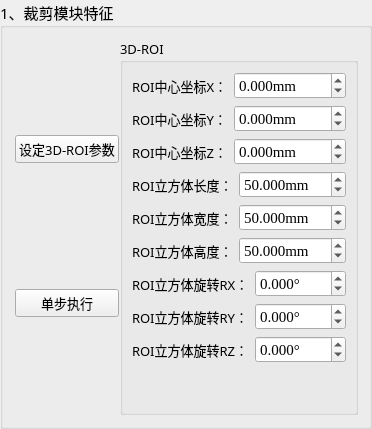
                   <widget class="QGroupBox" name="groupBox_8">
                    <property name="sizePolicy">
                     <sizepolicy hsizetype="Preferred" vsizetype="Preferred">
                      <horstretch>0</horstretch>
                      <verstretch>0</verstretch>
                     </sizepolicy>
                    </property>
                    <property name="font">
                     <font>
                      <family>微软雅黑</family>
                      <pointsize>11</pointsize>
                      <weight>50</weight>
                      <bold>false</bold>
                     </font>
                    </property>
                    <property name="title">
                     <string>1、裁剪模块特征</string>
                    </property>
                    <layout class="QGridLayout" name="gridLayout_4">
                     <item row="0" column="0">
                      <layout class="QHBoxLayout" name="horizontalLayout_12" stretch="1,3">
                       <property name="spacing">
                        <number>1</number>
                       </property>
                       <item>
                        <layout class="QVBoxLayout" name="verticalLayout_4" stretch="0,2">
                         <property name="spacing">
                          <number>30</number>
                         </property>
                         <property name="leftMargin">
                          <number>1</number>
                         </property>
                         <property name="topMargin">
                          <number>0</number>
                         </property>
                         <property name="bottomMargin">
                          <number>0</number>
                         </property>
                         <item>
                          <widget class="QPushButton" name="pBtn_PickCropModulePoint">
                           <property name="font">
                            <font>
                             <family>微软雅黑</family>
                             <pointsize>10</pointsize>
                             <weight>50</weight>
                             <bold>false</bold>
                            </font>
                           </property>
                           <property name="toolTip">
                            <string>按shift+鼠标左键点击，可选取ROI中心坐标，长宽高可实时设置观察得到最佳值，旋转角度参考点云原点坐标系。</string>
                           </property>
                           <property name="text">
                            <string>设定3D-ROI参数</string>
                           </property>
                          </widget>
                         </item>
                         <item>
                          <widget class="QPushButton" name="pBtn_RunCropModule">
                           <property name="font">
                            <font>
                             <family>微软雅黑</family>
                             <pointsize>10</pointsize>
                             <weight>50</weight>
                             <bold>false</bold>
                            </font>
                           </property>
                           <property name="text">
                            <string>单步执行</string>
                           </property>
                          </widget>
                         </item>
                        </layout>
                       </item>
                       <item>
                        <widget class="QGroupBox" name="groupBox">
                         <property name="font">
                          <font>
                           <family>微软雅黑</family>
                           <pointsize>10</pointsize>
                           <weight>50</weight>
                           <bold>false</bold>
                          </font>
                         </property>
                         <property name="title">
                          <string>3D-ROI</string>
                         </property>
                         <layout class="QGridLayout" name="gridLayout_3">
                          <item row="0" column="0">
                           <layout class="QVBoxLayout" name="verticalLayout_13">
                            <item>
                             <layout class="QVBoxLayout" name="verticalLayout_12">
                              <item>
                               <layout class="QHBoxLayout" name="horizontalLayout">
                                <item>
                                 <widget class="QLabel" name="label_2">
                                  <property name="font">
                                   <font>
                                    <family>微软雅黑</family>
                                    <pointsize>10</pointsize>
                                    <weight>50</weight>
                                    <bold>false</bold>
                                   </font>
                                  </property>
                                  <property name="text">
                                   <string>ROI中心坐标X：</string>
                                  </property>
                                 </widget>
                                </item>
                                <item>
                                 <widget class="QDoubleSpinBox" name="dSpB_ROI_CenterX">
                                  <property name="font">
                                   <font>
                                    <family>Times New Roman</family>
                                    <pointsize>11</pointsize>
                                    <weight>50</weight>
                                    <italic>false</italic>
                                    <bold>false</bold>
                                   </font>
                                  </property>
                                  <property name="suffix">
                                   <string>mm</string>
                                  </property>
                                  <property name="decimals">
                                   <number>3</number>
                                  </property>
                                  <property name="minimum">
                                   <double>-9999.998999999999796</double>
                                  </property>
                                  <property name="maximum">
                                   <double>9999.998999999999796</double>
                                  </property>
                                  <property name="singleStep">
                                   <double>0.100000000000000</double>
                                  </property>
                                  <property name="stepType">
                                   <enum>QAbstractSpinBox::DefaultStepType</enum>
                                  </property>
                                  <property name="value">
                                   <double>0.000000000000000</double>
                                  </property>
                                 </widget>
                                </item>
                               </layout>
                              </item>
                              <item>
                               <layout class="QHBoxLayout" name="horizontalLayout_2">
                                <item>
                                 <widget class="QLabel" name="label_3">
                                  <property name="font">
                                   <font>
                                    <family>微软雅黑</family>
                                    <pointsize>10</pointsize>
                                    <weight>50</weight>
                                    <bold>false</bold>
                                   </font>
                                  </property>
                                  <property name="text">
                                   <string>ROI中心坐标Y：</string>
                                  </property>
                                 </widget>
                                </item>
                                <item>
                                 <widget class="QDoubleSpinBox" name="dSpB_ROI_CenterY">
                                  <property name="font">
                                   <font>
                                    <family>Times New Roman</family>
                                    <pointsize>11</pointsize>
                                    <weight>50</weight>
                                    <italic>false</italic>
                                    <bold>false</bold>
                                   </font>
                                  </property>
                                  <property name="suffix">
                                   <string>mm</string>
                                  </property>
                                  <property name="decimals">
                                   <number>3</number>
                                  </property>
                                  <property name="minimum">
                                   <double>-9999.998999999999796</double>
                                  </property>
                                  <property name="maximum">
                                   <double>9999.998999999999796</double>
                                  </property>
                                  <property name="singleStep">
                                   <double>0.100000000000000</double>
                                  </property>
                                  <property name="stepType">
                                   <enum>QAbstractSpinBox::DefaultStepType</enum>
                                  </property>
                                  <property name="value">
                                   <double>0.000000000000000</double>
                                  </property>
                                 </widget>
                                </item>
                               </layout>
                              </item>
                              <item>
                               <layout class="QHBoxLayout" name="horizontalLayout_3">
                                <item>
                                 <widget class="QLabel" name="label_4">
                                  <property name="font">
                                   <font>
                                    <family>微软雅黑</family>
                                    <pointsize>10</pointsize>
                                    <weight>50</weight>
                                    <bold>false</bold>
                                   </font>
                                  </property>
                                  <property name="text">
                                   <string>ROI中心坐标Z：</string>
                                  </property>
                                 </widget>
                                </item>
                                <item>
                                 <widget class="QDoubleSpinBox" name="dSpB_ROI_CenterZ">
                                  <property name="font">
                                   <font>
                                    <family>Times New Roman</family>
                                    <pointsize>11</pointsize>
                                    <weight>50</weight>
                                    <italic>false</italic>
                                    <bold>false</bold>
                                   </font>
                                  </property>
                                  <property name="suffix">
                                   <string>mm</string>
                                  </property>
                                  <property name="decimals">
                                   <number>3</number>
                                  </property>
                                  <property name="minimum">
                                   <double>-9999.998999999999796</double>
                                  </property>
                                  <property name="maximum">
                                   <double>9999.998999999999796</double>
                                  </property>
                                  <property name="singleStep">
                                   <double>0.100000000000000</double>
                                  </property>
                                  <property name="stepType">
                                   <enum>QAbstractSpinBox::DefaultStepType</enum>
                                  </property>
                                  <property name="value">
                                   <double>0.000000000000000</double>
                                  </property>
                                 </widget>
                                </item>
                               </layout>
                              </item>
                              <item>
                               <layout class="QHBoxLayout" name="horizontalLayout_4">
                                <item>
                                 <widget class="QLabel" name="label_6">
                                  <property name="font">
                                   <font>
                                    <family>微软雅黑</family>
                                    <pointsize>10</pointsize>
                                    <weight>50</weight>
                                    <bold>false</bold>
                                   </font>
                                  </property>
                                  <property name="text">
                                   <string>ROI立方体长度：</string>
                                  </property>
                                 </widget>
                                </item>
                                <item>
                                 <widget class="QDoubleSpinBox" name="dSpB_ROI_LengthX">
                                  <property name="font">
                                   <font>
                                    <family>Times New Roman</family>
                                    <pointsize>11</pointsize>
                                    <weight>50</weight>
                                    <italic>false</italic>
                                    <bold>false</bold>
                                   </font>
                                  </property>
                                  <property name="suffix">
                                   <string>mm</string>
                                  </property>
                                  <property name="decimals">
                                   <number>3</number>
                                  </property>
                                  <property name="minimum">
                                   <double>0.000000000000000</double>
                                  </property>
                                  <property name="maximum">
                                   <double>9999.998999999999796</double>
                                  </property>
                                  <property name="singleStep">
                                   <double>0.100000000000000</double>
                                  </property>
                                  <property name="stepType">
                                   <enum>QAbstractSpinBox::DefaultStepType</enum>
                                  </property>
                                  <property name="value">
                                   <double>50.000000000000000</double>
                                  </property>
                                 </widget>
                                </item>
                               </layout>
                              </item>
                              <item>
                               <layout class="QHBoxLayout" name="horizontalLayout_5">
                                <item>
                                 <widget class="QLabel" name="label_8">
                                  <property name="font">
                                   <font>
                                    <family>微软雅黑</family>
                                    <pointsize>10</pointsize>
                                    <weight>50</weight>
                                    <bold>false</bold>
                                   </font>
                                  </property>
                                  <property name="text">
                                   <string>ROI立方体宽度：</string>
                                  </property>
                                 </widget>
                                </item>
                                <item>
                                 <widget class="QDoubleSpinBox" name="dSpB_ROI_LengthY">
                                  <property name="font">
                                   <font>
                                    <family>Times New Roman</family>
                                    <pointsize>11</pointsize>
                                    <weight>50</weight>
                                    <italic>false</italic>
                                    <bold>false</bold>
                                   </font>
                                  </property>
                                  <property name="suffix">
                                   <string>mm</string>
                                  </property>
                                  <property name="decimals">
                                   <number>3</number>
                                  </property>
                                  <property name="minimum">
                                   <double>0.000000000000000</double>
                                  </property>
                                  <property name="maximum">
                                   <double>9999.998999999999796</double>
                                  </property>
                                  <property name="singleStep">
                                   <double>0.100000000000000</double>
                                  </property>
                                  <property name="stepType">
                                   <enum>QAbstractSpinBox::DefaultStepType</enum>
                                  </property>
                                  <property name="value">
                                   <double>50.000000000000000</double>
                                  </property>
                                 </widget>
                                </item>
                               </layout>
                              </item>
                              <item>
                               <layout class="QHBoxLayout" name="horizontalLayout_6">
                                <item>
                                 <widget class="QLabel" name="label_7">
                                  <property name="font">
                                   <font>
                                    <family>微软雅黑</family>
                                    <pointsize>10</pointsize>
                                    <weight>50</weight>
                                    <bold>false</bold>
                                   </font>
                                  </property>
                                  <property name="text">
                                   <string>ROI立方体高度：</string>
                                  </property>
                                 </widget>
                                </item>
                                <item>
                                 <widget class="QDoubleSpinBox" name="dSpB_ROI_LengthZ">
                                  <property name="font">
                                   <font>
                                    <family>Times New Roman</family>
                                    <pointsize>11</pointsize>
                                    <weight>50</weight>
                                    <italic>false</italic>
                                    <bold>false</bold>
                                   </font>
                                  </property>
                                  <property name="suffix">
                                   <string>mm</string>
                                  </property>
                                  <property name="decimals">
                                   <number>3</number>
                                  </property>
                                  <property name="minimum">
                                   <double>0.000000000000000</double>
                                  </property>
                                  <property name="maximum">
                                   <double>9999.998999999999796</double>
                                  </property>
                                  <property name="singleStep">
                                   <double>0.100000000000000</double>
                                  </property>
                                  <property name="stepType">
                                   <enum>QAbstractSpinBox::DefaultStepType</enum>
                                  </property>
                                  <property name="value">
                                   <double>50.000000000000000</double>
                                  </property>
                                 </widget>
                                </item>
                               </layout>
                              </item>
                              <item>
                               <layout class="QHBoxLayout" name="horizontalLayout_7">
                                <item>
                                 <widget class="QLabel" name="label_9">
                                  <property name="font">
                                   <font>
                                    <family>微软雅黑</family>
                                    <pointsize>10</pointsize>
                                    <weight>50</weight>
                                    <bold>false</bold>
                                   </font>
                                  </property>
                                  <property name="text">
                                   <string>ROI立方体旋转RX：</string>
                                  </property>
                                 </widget>
                                </item>
                                <item>
                                 <widget class="QDoubleSpinBox" name="dSpB_ROI_RX">
                                  <property name="font">
                                   <font>
                                    <family>Times New Roman</family>
                                    <pointsize>11</pointsize>
                                    <weight>50</weight>
                                    <italic>false</italic>
                                    <bold>false</bold>
                                   </font>
                                  </property>
                                  <property name="suffix">
                                   <string>°</string>
                                  </property>
                                  <property name="decimals">
                                   <number>3</number>
                                  </property>
                                  <property name="minimum">
                                   <double>-360.000000000000000</double>
                                  </property>
                                  <property name="maximum">
                                   <double>360.000000000000000</double>
                                  </property>
                                  <property name="singleStep">
                                   <double>0.100000000000000</double>
                                  </property>
                                  <property name="stepType">
                                   <enum>QAbstractSpinBox::DefaultStepType</enum>
                                  </property>
                                  <property name="value">
                                   <double>0.000000000000000</double>
                                  </property>
                                 </widget>
                                </item>
                               </layout>
                              </item>
                              <item>
                               <layout class="QHBoxLayout" name="horizontalLayout_9">
                                <item>
                                 <widget class="QLabel" name="label_10">
                                  <property name="font">
                                   <font>
                                    <family>微软雅黑</family>
                                    <pointsize>10</pointsize>
                                    <weight>50</weight>
                                    <bold>false</bold>
                                   </font>
                                  </property>
                                  <property name="text">
                                   <string>ROI立方体旋转RY：</string>
                                  </property>
                                 </widget>
                                </item>
                                <item>
                                 <widget class="QDoubleSpinBox" name="dSpB_ROI_RY">
                                  <property name="font">
                                   <font>
                                    <family>Times New Roman</family>
                                    <pointsize>11</pointsize>
                                    <weight>50</weight>
                                    <italic>false</italic>
                                    <bold>false</bold>
                                   </font>
                                  </property>
                                  <property name="suffix">
                                   <string>°</string>
                                  </property>
                                  <property name="decimals">
                                   <number>3</number>
                                  </property>
                                  <property name="minimum">
                                   <double>-360.000000000000000</double>
                                  </property>
                                  <property name="maximum">
                                   <double>360.000000000000000</double>
                                  </property>
                                  <property name="singleStep">
                                   <double>0.100000000000000</double>
                                  </property>
                                  <property name="stepType">
                                   <enum>QAbstractSpinBox::DefaultStepType</enum>
                                  </property>
                                  <property name="value">
                                   <double>0.000000000000000</double>
                                  </property>
                                 </widget>
                                </item>
                               </layout>
                              </item>
                              <item>
                               <layout class="QHBoxLayout" name="horizontalLayout_11">
                                <item>
                                 <widget class="QLabel" name="label_11">
                                  <property name="font">
                                   <font>
                                    <family>微软雅黑</family>
                                    <pointsize>10</pointsize>
                                    <weight>50</weight>
                                    <bold>false</bold>
                                   </font>
                                  </property>
                                  <property name="text">
                                   <string>ROI立方体旋转RZ：</string>
                                  </property>
                                 </widget>
                                </item>
                                <item>
                                 <widget class="QDoubleSpinBox" name="dSpB_ROI_RZ">
                                  <property name="font">
                                   <font>
                                    <family>Times New Roman</family>
                                    <pointsize>11</pointsize>
                                    <weight>50</weight>
                                    <italic>false</italic>
                                    <bold>false</bold>
                                   </font>
                                  </property>
                                  <property name="suffix">
                                   <string>°</string>
                                  </property>
                                  <property name="decimals">
                                   <number>3</number>
                                  </property>
                                  <property name="minimum">
                                   <double>-360.000000000000000</double>
                                  </property>
                                  <property name="maximum">
                                   <double>360.000000000000000</double>
                                  </property>
                                  <property name="singleStep">
                                   <double>0.100000000000000</double>
                                  </property>
                                  <property name="stepType">
                                   <enum>QAbstractSpinBox::DefaultStepType</enum>
                                  </property>
                                  <property name="value">
                                   <double>0.000000000000000</double>
                                  </property>
                                 </widget>
                                </item>
                               </layout>
                              </item>
                             </layout>
                            </item>
                            <item>
                             <spacer name="verticalSpacer">
                              <property name="orientation">
                               <enum>Qt::Vertical</enum>
                              </property>
                              <property name="sizeHint" stdset="0">
                               <size>
                                <width>20</width>
                                <height>40</height>
                               </size>
                              </property>
                             </spacer>
                            </item>
                           </layout>
                          </item>
                         </layout>
                        </widget>
                       </item>
                      </layout>
                     </item>
                    </layout>
                   </widget>
